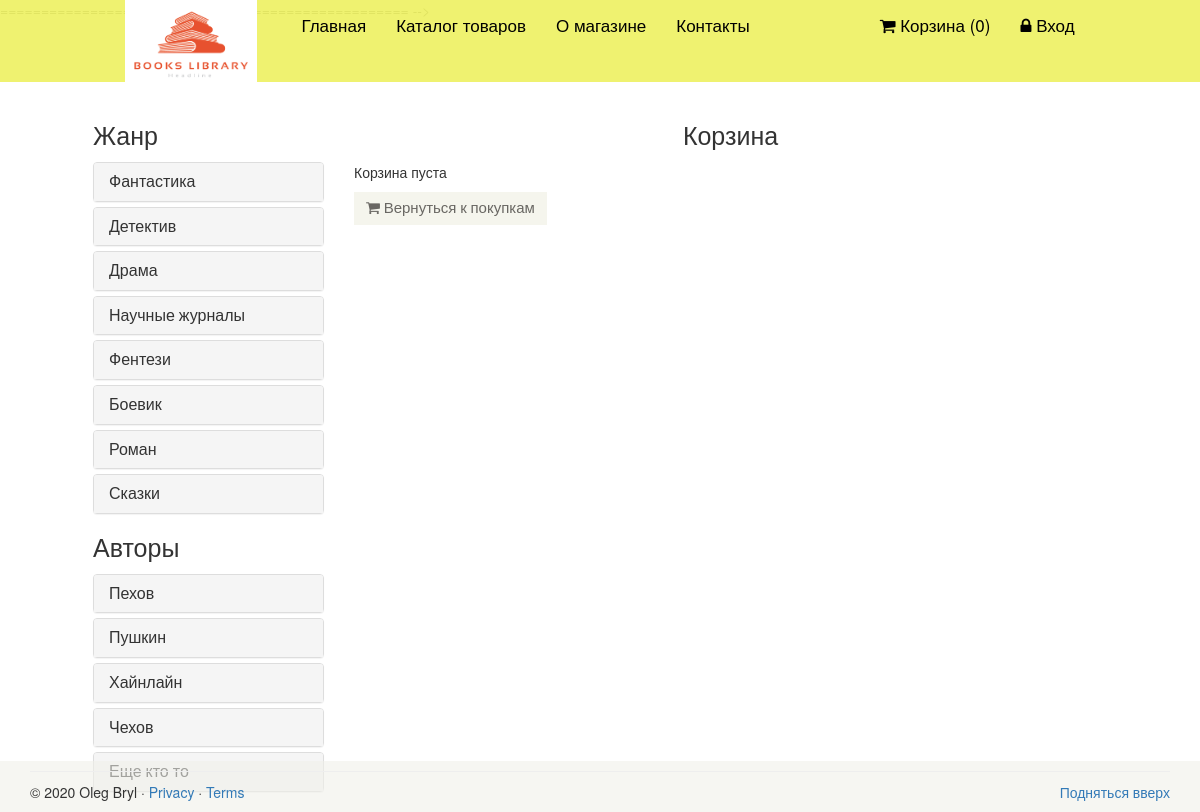
The page /cart on the database its author committed.
### tables this page shows
CREATE TABLE `category` (
                            `id` int(11) NOT NULL,
                            `name` varchar(255) DEFAULT NULL,
                            `sort_order` int(11) DEFAULT '0',
                            `status` int(11) DEFAULT '1',
                            PRIMARY KEY (`id`)
);

CREATE TABLE `author` (
                          `id` int(11) NOT NULL AUTO_INCREMENT,
                          `name` varchar(255) DEFAULT NULL,
                          PRIMARY KEY (`id`)
);

### config/routes.php (called while the page is built)
<?php
return array(
    'book/([0-9]+)' => 'book/view/$1',
    'catalog' => 'catalog/index',
    'category/([0-9]+)/page-([0-9]+)' => 'catalog/category/$1/$2',
    'category/([0-9]+)' => 'catalog/category/$1',
    'author/([0-9]+)/page-([0-9]+)' => 'catalog/author/$1/$2',
    'author/([0-9]+)' => 'catalog/author/$1',
    'cart/checkout' => 'cart/checkout',
    'cart/delete/([0-9]+)' => 'cart/delete/$1',
    'cart/add/([0-9]+)' => 'cart/add/$1',
    'cart/addAjax/([0-9]+)' => 'cart/addAjax/$1',
    'cart' => 'cart/index',
    'user/register' => 'user/register',
    'user/login' => 'user/login',
    'user/logout' => 'user/logout',
    'cabinet/edit' => 'cabinet/edit',
    'cabinet' => 'cabinet/index',
    'admin/book/create' => 'adminBook/create',
    'admin/book/update/([0-9]+)' => 'adminBook/update/$1',
    'admin/book/delete/([0-9]+)' => 'adminBook/delete/$1',
    'admin/book' => 'adminBook/index',
    'admin/category/create' => 'adminCategory/create',
    'admin/category/update/([0-9]+)' => 'adminCategory/update/$1',
    'admin/category/delete/([0-9]+)' => 'adminCategory/delete/$1',
    'admin/category' => 'adminCategory/index',
    'admin/author/create' => 'adminAuthor/create',
    'admin/author/update/([0-9]+)' => 'adminAuthor/update/$1',
    'admin/author/delete/([0-9]+)' => 'adminAuthor/delete/$1',
    'admin/author' => 'adminAuthor/index',
    'admin/order/update/([0-9]+)' => 'adminOrder/update/$1',
    'admin/order/delete/([0-9]+)' => 'adminOrder/delete/$1',
    'admin/order/view/([0-9]+)' => 'adminOrder/view/$1',
    'admin/order' => 'adminOrder/index',
    'admin' => 'admin/index',
    'contacts' => 'site/contact',
    'about' => 'site/about',
    'index.php' => 'site/index',
    '' => 'site/index',
);

### controllers/CartController.php (called while the page is built, shortened)
<?php
class CartController
{
    public function actionIndex()
    {
        $categories = Category::getCategoriesList();
        $authors = Author::getAuthorsList();
        $booksInCart = Cart::getBooks();
        require_once(ROOT . '/views/cart/index.php');
        return true;
    }
}

### index.php (called while the page is built, shortened)
<?php
require_once(ROOT.'/components/Autoload.php');
$router = new Router();
$router->run();

### models/Category.php (called while the page is built, shortened)
<?php
class Category
{
    public static function getCategoriesList()
    {
        $db = Db::getConnection();
        $result = $db->query('SELECT id, name FROM category WHERE status = "1" ORDER BY id, name ASC');
        $i = 0;
        $categoryList = array();
        while ($row = $result->fetch()) {
            $categoryList[$i]['id'] = $row['id'];
            $categoryList[$i]['name'] = $row['name'];
            $i++;
        }
        return $categoryList;
    }
}

### models/Author.php (called while the page is built, shortened)
<?php
class Author
{
    public static function getAuthorsList()
    {
        $db = Db::getConnection();
        $result = $db->query('SELECT id, name FROM author ORDER BY id ASC');
        $i = 0;
        $authorList = array();
        while ($row = $result->fetch()) {
            $authorList[$i]['id'] = $row['id'];
            $authorList[$i]['name'] = $row['name'];
            $i++;
        }
        return $authorList;
    }
}

### components/Autoload.php (called while the page is built, shortened)
<?php
    spl_autoload_register(function ($class_name)
{
    $array_paths = array(
        '/models/',
        '/components/',
        '/controllers/',
    );
    foreach ($array_paths as $path) {
        $path = ROOT . $path . $class_name . '.php';
    }
});

### components/Cart.php (called while the page is built, shortened)
<?php
class Cart
{
    public static function getBooks()
    {
        return false;
    }
}

### views/cart/index.php (the view)
<?php include ROOT . '/views/layouts/header.php'; ?>
<section>
    <div class="container">
        <div class="row">
            <div class="col-sm-3">
                <div class="left-sidebar">
                    <h2>Жанр</h2>
                    <div class="panel-group category-products">
                        <?php foreach ($categories as $categoryItem): ?>
                            <div class="panel panel-default">
                                <div class="panel-heading">
                                    <h4 class="panel-title">
                                        <a href="/category/<?php echo $categoryItem['id']; ?>">
                                            <?php echo $categoryItem['name']; ?>
                                        </a>
                                    </h4>
                                </div>
                            </div>
                        <?php endforeach; ?>
                    </div>
                    <h2>Авторы</h2>
                    <div class="panel-group category-products">
                        <?php foreach ($authors as $authorItem): ?>
                            <div class="panel panel-default">
                                <div class="panel-heading">
                                    <h4 class="panel-title">
                                        <a href="/author/<?php echo $authorItem['id']; ?>">
                                            <?php echo $authorItem['name']; ?>
                                        </a>
                                    </h4>
                                </div>
                            </div>
                        <?php endforeach; ?>
                    </div>
                </div>
            </div>
            <div class="col-sm-9 padding-right">
                <div class="features_items">
                    <h2 class="title text-center">Корзина</h2>
                    <?php if ($booksInCart): ?>
                        <p>Вы выбрали такие товары:</p>
                        <table class="table-bordered table-striped table">
                            <tr>
                                <th>Название</th>
                                <th>Стомость, $</th>
                                <th>Количество, шт</th>
                                <th>Удалить</th>
                            </tr>
                            <?php foreach ($books as $book): ?>
                                <tr>
                                    <td>
                                        <a href="/book/<?php echo $book['id'];?>">
                                            <?php echo $book['name'];?>
                                        </a>
                                    </td>
                                    <td><?php echo $book['price'];?></td>
                                    <td><?php echo $booksInCart[$book['id']];?></td>
                                    <td>
                                        <a href="/cart/delete/<?php echo $book['id'];?>">
                                            <i class="fa fa-times"></i>
                                        </a>
                                    </td>
                                </tr>
                            <?php endforeach; ?>
                                <tr>
                                    <td colspan="4">Общая стоимость, $:</td>
                                    <td><?php echo $totalPrice;?></td>
                                </tr>
                        </table>
                        <a class="btn btn-default checkout" href="/cart/checkout"><i class="fa fa-shopping-cart"></i> Оформить заказ</a>
                    <?php else: ?>
                        <p>Корзина пуста</p>
                        <a class="btn btn-default checkout" href="/"><i class="fa fa-shopping-cart"></i> Вернуться к покупкам</a>
                    <?php endif; ?>
                </div>
            </div>
        </div>
    </div>
</section>
<?php include ROOT . '/views/layouts/footer.php'; ?>

### components/Router.php (shortened to what this page needs)
<?php
class Router
{
    private $routes;
    public function __construct()
    {
        $routesPath = ROOT . '/config/routes.php';
        $this->routes = include($routesPath);
    }
    private function getURI()
    {
        if (!empty($_SERVER['REQUEST_URI'])) {
            return trim($_SERVER['REQUEST_URI'], '/');
        }
    }
    public function run()
    {
        $uri = $this->getURI();
        foreach ($this->routes as $uriPattern => $path) {
            if (preg_match("~$uriPattern~", $uri)) {
                $internalRoute = preg_replace("~$uriPattern~", $path, $uri);
                $segments = explode('/', $internalRoute);
                $controllerName = array_shift($segments) . 'Controller';
                $actionName = 'action' . ucfirst(array_shift($segments));
                $parameters = $segments;
                $controllerObject = new $controllerName;
                $result = call_user_func_array(array($controllerObject, $actionName), $parameters);
                if ($result != null) {
                    break;
                }
            }
        }
    }
}

### template/css/main.css (style rules this page uses)
h1, h2 { margin-top: 2px; font-size: 25px; font-weight: 100; line-height: 30px; }
.add-to-cart, .checkout, .back { background:#F5F5ED; border: 0 none; border-radius: 0; color: #696763; font-family: 'Roboto', sans-serif; font-size: 15px; margin-bottom: 25px; }
.features_items { overflow:hidden; }

### rows shown on the page
category: name "Фантастика"
category: name "Детектив"
category: name "Драма"
category: name "Научные журналы"
category: name "Фентези"
category: name "Боевик"
category: name "Роман"
category: name "Сказки"
author: name "Пехов"
author: name "Пушкин"
author: name "Хайнлайн"
author: name "Чехов"
author: name "Еще кто то"
